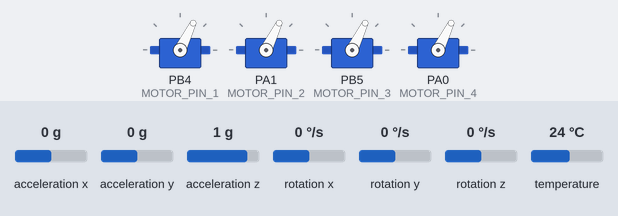
A sketch run on a simulated STM32 Blue Pill. On the bench: 4 × servo. Inputs (shaded band) come from the test bench; at power-on: acceleration x 0 g, rotation x 0 °/s, acceleration y 0 g, acceleration z 1 g, rotation y 0 °/s, rotation z 0 °/s, temperature 24 °C. No radio packets arrive unless stated.

Above: at 4.2 s.
4.3 s: acceleration x set to -1.4 g
At 4.52 s:
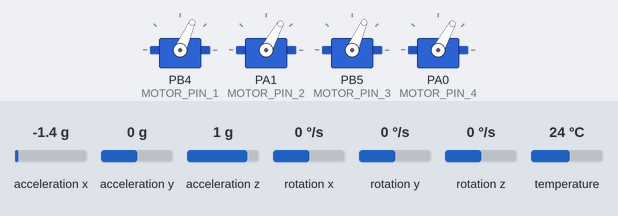
7.3 s: rotation x set to -192 °/s
At 8.7 s:
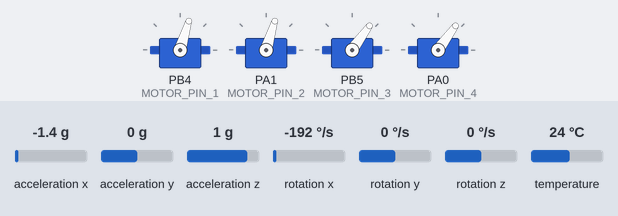
9.0 s: rotation x set to 192 °/s
At 10.08 s:
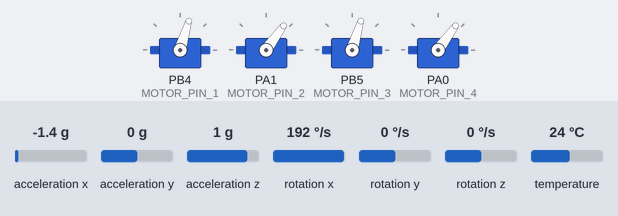
Timing chart, 0 to 12.0 s (numbered marks = the images above; inputs shaded):
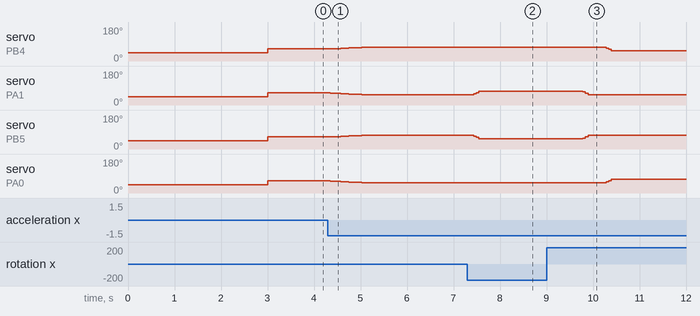

The sketch:

fc.ino
```cpp
#include <Wire.h>
#include <Adafruit_MPU6050.h>
#include <Adafruit_Sensor.h>
#include <Servo.h>
#include <SPI.h>
#include <nRF24L01.h>
#include <RF24.h>

// ---- I2C buses ----
TwoWire Wire1(PB7, PB6);
TwoWire Wire2(PB3, PB10);

// ---- IMU objects ----
Adafruit_MPU6050 imu1;
Adafruit_MPU6050 imu2;

// ---- Motors ----
Servo M1, M2, M3, M4;
const int MOTOR_PIN_1 = PB4; //front right
const int MOTOR_PIN_2 = PA1; //front left
const int MOTOR_PIN_3 = PB5; //rear right
const int MOTOR_PIN_4 = PA0; //rear left

const int PWM_MIN  = 1100;
const int PWM_MAX  = 1300;
const int PWM_MID  = (PWM_MIN + PWM_MAX) / 2;

const float alpha = 0.98f;
float roll1=0, pitch1=0, roll2=0, pitch2=0;
float roll=0, pitch=0;
float Kp_roll, Kp_pitch;

unsigned long lastTime = 0;

// ---- RF24 ----
#define CE_PIN PB0
#define CSN_PIN PA4
RF24 radio(CE_PIN, CSN_PIN);

// Packed telemetry struct
struct __attribute__((packed)) Telemetry {
  float roll_error;
  float pitch_error;
  int16_t pwm1, pwm2, pwm3, pwm4;
};
Telemetry data;

const byte address[6] = "00001";

void setup() {
  Serial.begin(115200);

  Wire1.begin();
  Wire2.begin();

  if (! imu1.begin(MPU6050_I2CADDR_DEFAULT, &Wire1)) while (1);
  if (! imu2.begin(MPU6050_I2CADDR_DEFAULT, &Wire2)) while (1);
  imu1.setAccelerometerRange(MPU6050_RANGE_4_G);
  imu1.setGyroRange(MPU6050_RANGE_500_DEG);
  imu1.setFilterBandwidth(MPU6050_BAND_21_HZ);
  imu2.setAccelerometerRange(MPU6050_RANGE_4_G);
  imu2.setGyroRange(MPU6050_RANGE_500_DEG);
  imu2.setFilterBandwidth(MPU6050_BAND_21_HZ);

  M1.attach(MOTOR_PIN_1);
  M2.attach(MOTOR_PIN_2);
  M3.attach(MOTOR_PIN_3);
  M4.attach(MOTOR_PIN_4);

  Kp_roll  = float(PWM_MAX - PWM_MIN) / 30.0f;
  Kp_pitch = float(PWM_MAX - PWM_MIN) / 30.0f;

  M1.writeMicroseconds(1000);
  M2.writeMicroseconds(1000);
  M3.writeMicroseconds(1000);
  M4.writeMicroseconds(1000);

  delay(3000);

  // Setup radio
  radio.begin();
  radio.openWritingPipe(address);
  radio.setPALevel(RF24_PA_MIN);
  radio.stopListening();

  lastTime = millis();
}

void fuseDroneAxes(const sensors_event_t &a, const sensors_event_t &g,
                   float &roll_est, float &pitch_est, float dt) {
  float ax=a.acceleration.x, ay=a.acceleration.y, az=a.acceleration.z;
  float gx=g.gyro.x, gy=g.gyro.y;

  float ax_d=ay, ay_d=-ax, az_d=az;
  float gx_d=gy, gy_d=-gx;

  float accRoll=atan2(ay_d, az_d)*180.0f/PI;
  float accPitch=atan2(-ax_d, sqrt(ay_d*ay_d+az_d*az_d))*180.0f/PI;
  float gyroRollRate=gx_d*180.0f/PI;
  float gyroPitchRate=gy_d*180.0f/PI;

  roll_est = alpha*(roll_est+gyroRollRate*dt)+(1-alpha)*accRoll;
  pitch_est= alpha*(pitch_est+gyroPitchRate*dt)+(1-alpha)*accPitch;
}

void loop() {
  unsigned long now=millis();
  float dt=(now-lastTime)/1000.0f;
  if(dt<=0) dt=0.001f;
  lastTime=now;

  sensors_event_t acc1, gyro1, t1;
  imu1.getEvent(&acc1, &gyro1, &t1);
  fuseDroneAxes(acc1, gyro1, roll1, pitch1, dt);

  sensors_event_t acc2, gyro2, t2;
  imu2.getEvent(&acc2, &gyro2, &t2);
  fuseDroneAxes(acc2, gyro2, roll2, pitch2, dt);

  roll=(roll1+roll2)*0.5f;
  pitch=(pitch1+pitch2)*0.5f;

  float roll_error=-roll;
  float pitch_error=-pitch;
  float roll_corr=Kp_roll*roll_error;
  float pitch_corr=Kp_pitch*pitch_error;

  int pwm1=int(PWM_MID-roll_corr-pitch_corr);
  int pwm2=int(PWM_MID+roll_corr-pitch_corr);
  int pwm3=int(PWM_MID-roll_corr+pitch_corr);
  int pwm4=int(PWM_MID+roll_corr+pitch_corr);

  pwm1=constrain(pwm1,PWM_MIN,PWM_MAX);
  pwm2=constrain(pwm2,PWM_MIN,PWM_MAX);
  pwm3=constrain(pwm3,PWM_MIN,PWM_MAX);
  pwm4=constrain(pwm4,PWM_MIN,PWM_MAX);

  M1.writeMicroseconds(pwm1);
  M2.writeMicroseconds(pwm2);
  M3.writeMicroseconds(pwm3);
  M4.writeMicroseconds(pwm4);

  // Pack telemetry
  data.roll_error=roll_error;
  data.pitch_error=pitch_error;
  data.pwm1=pwm1; data.pwm2=pwm2; data.pwm3=pwm3; data.pwm4=pwm4;

  radio.write(&data, sizeof(data));
  delay(50);
}
```

Measured:
- after the input at 4.3 s, servo on PB4 (MOTOR_PIN_1), servo on PB5 (MOTOR_PIN_3): moves from 64° to 73° over 0.73 s, starting after 0.11 s; servo on PA1 (MOTOR_PIN_2), servo on PA0 (MOTOR_PIN_4): moves from 64° to 54° over 0.78 s, starting after 0.05 s
- after the input at 7.3 s, servo on PA1 (MOTOR_PIN_2): 54° → 73° after 0.13 s; servo on PB5 (MOTOR_PIN_3): 73° → 54° after 0.13 s
- after the input at 9.0 s, servo on PB4 (MOTOR_PIN_1): 73° → 54° after 1.3 s; servo on PA1 (MOTOR_PIN_2): 73° → 54° after 0.78 s; servo on PB5 (MOTOR_PIN_3): 54° → 73° after 0.78 s; servo on PA0 (MOTOR_PIN_4): 54° → 73° after 1.3 s
